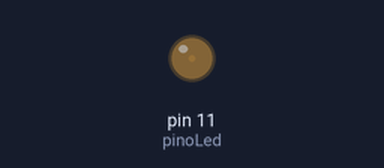
This sketch was run on a simulated Arduino Uno, built with avr-gcc and run on an emulated ATmega328P. On the bench: output pins drawn as LEDs (lit = HIGH).

Above: at 0.05 s.
At 0.7 s:
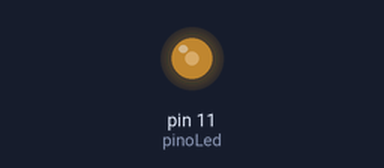
At 1.4 s:
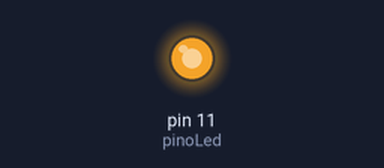
At 2.75 s:
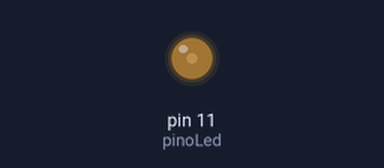
Timing chart, 0 to 7.0 s (numbered marks = the images above):
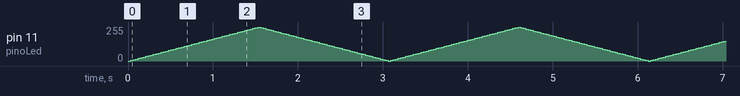

The sketch:

Projeto03.ino
```cpp
// Projeto 03 - Brilho Oscilante (Fade)
// Autor: ACNP / Prof. Augusto Queiroz

int pinoLed = 11; // Precisa ser um pino PWM (identificado com ~ na placa)

void setup()
{
    pinMode(pinoLed, OUTPUT);
}

void loop()
{
    acendeBrilho(5); // Chama nossa funcao personalizada
    apagaBrilho(5);  // Chama a outra funcao
}

// Funcao criada por nos para aumentar o brilho gradualmente
void acendeBrilho(int velocidade)
{
    // Vai de 0 (apagado) ate 255 (maximo)
    // O incremento de 5 em 5 torna a transicao mais suave ou rapida
    for (int valor = 0; valor < 255; valor += 5)
    {
        analogWrite(pinoLed, valor); // Define a forca do brilho (PWM)
        delay(30);                   // Espera um pouquinho para vermos o efeito acontecer
    }
}

// Funcao criada por nos para diminuir o brilho gradualmente
void apagaBrilho(int velocidade)
{
    // Vai de 255 (maximo) ate 0 (apagado)
    for (int valor = 255; valor > 0; valor -= 5)
    {
        analogWrite(pinoLed, valor);
        delay(30);
    }
}
```
